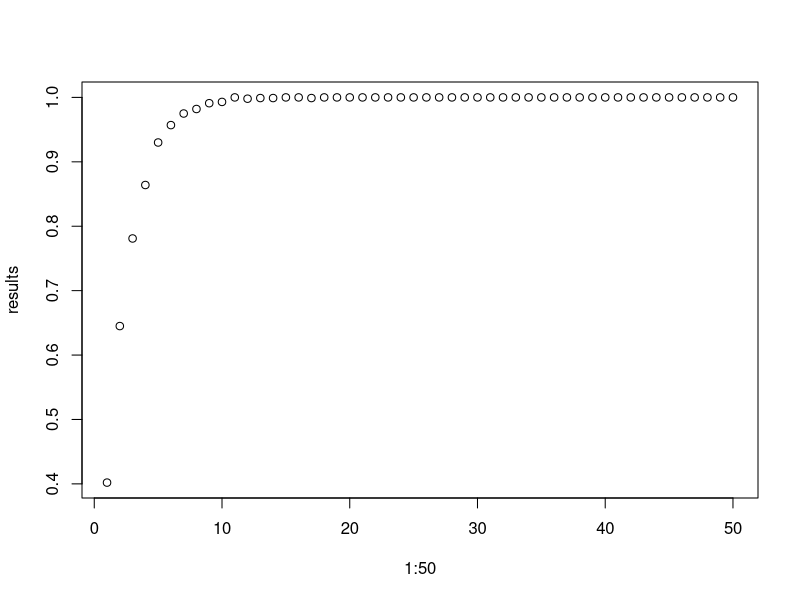
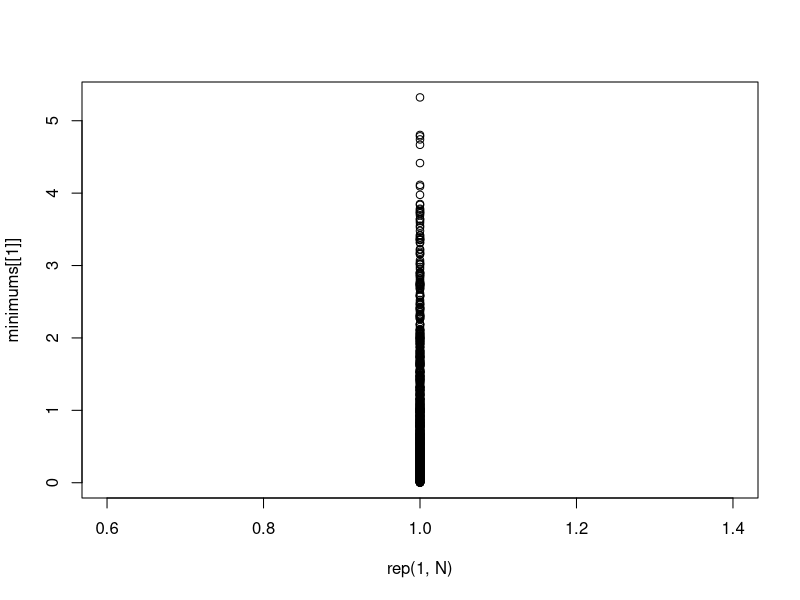

These figures' R source, in order: (Note: this script raises an error after producing the figures.)
## ---- chunk 1
N <- 1000
minimums <- c()
mins <- rep(0, N)
for (i in 1:N){
  mins[i] <- min(rexp(n=1))
}
minimums[[1]] <- mins
## ---- chunk 2
firstProb <- sum(mins < 0.5) / N
## ---- chunk 3
results <- c()
results[[1]] <- firstProb

for (j in 2:50){
    for (i in 1:N) {
        mins[i]<-min(rexp(n=j))
    }
    results[[j]] <- sum(mins < 0.5) / N
    minimums[[j]] <- mins
}
## ---- chunk 4
plot(x = 1:50, y = results)
## ---- chunk 5
plot(x = rep(1, N), y = minimums[[1]])
for (i in 3:50){
    point(x <- rep(i, N), y <- minimums[[i]])
}
